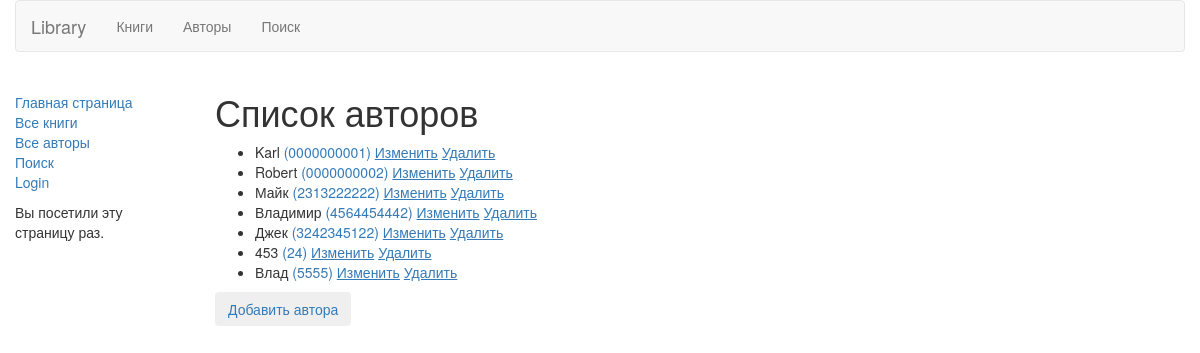
Screenshot of /catalog/authors/ with the database file from the repository.
### catalog/models.py (models this page shows, shortened)
class Author(models.Model):
    first_name = models.CharField(max_length=100)
    idd = models.CharField(max_length=10)
    def get_absolute_url(self):
        return reverse('author-detail', args=[str(self.id)])

### catalog/views.py (the view)
class AuthorListView(generic.ListView):
    model = Author

### templates/catalog/author_list.html
{% extends "base_generic.html" %}
{% block content %}
    <h1>Список авторов</h1>
    {% if author_list %}
    <ul>
      {% for author in  author_list %}
      <li>
          {{ author.first_name }} {{ author.last_name }} <a href="{{ author.get_absolute_url }}">({{author.idd}})</a>
          <a href="{{ author.get_absolute_url }}/update"><u>Изменить</u></a>
          <a href="{{ author.get_absolute_url }}/delete"><u>Удалить</u></a>
      </li>
      {% endfor %}
    </ul>
    {% else %}
      <p>Авторов нет в библиотеке</p>
    {% endif %}
    <a href={% url 'author_create' %}><button class="btn btn">Добавить автора</button></a>
{% endblock %}

### rows the page displays
Author: first_name "Karl", idd "0000000001"
Author: first_name "Robert", idd "0000000002"
Author: first_name "Майк", idd "2313222222"
Author: first_name "Владимир", idd "4564454442"
Author: first_name "Джек", idd "3242345122"
Author: first_name "453", idd "24"
Author: first_name "Влад", idd "5555"
